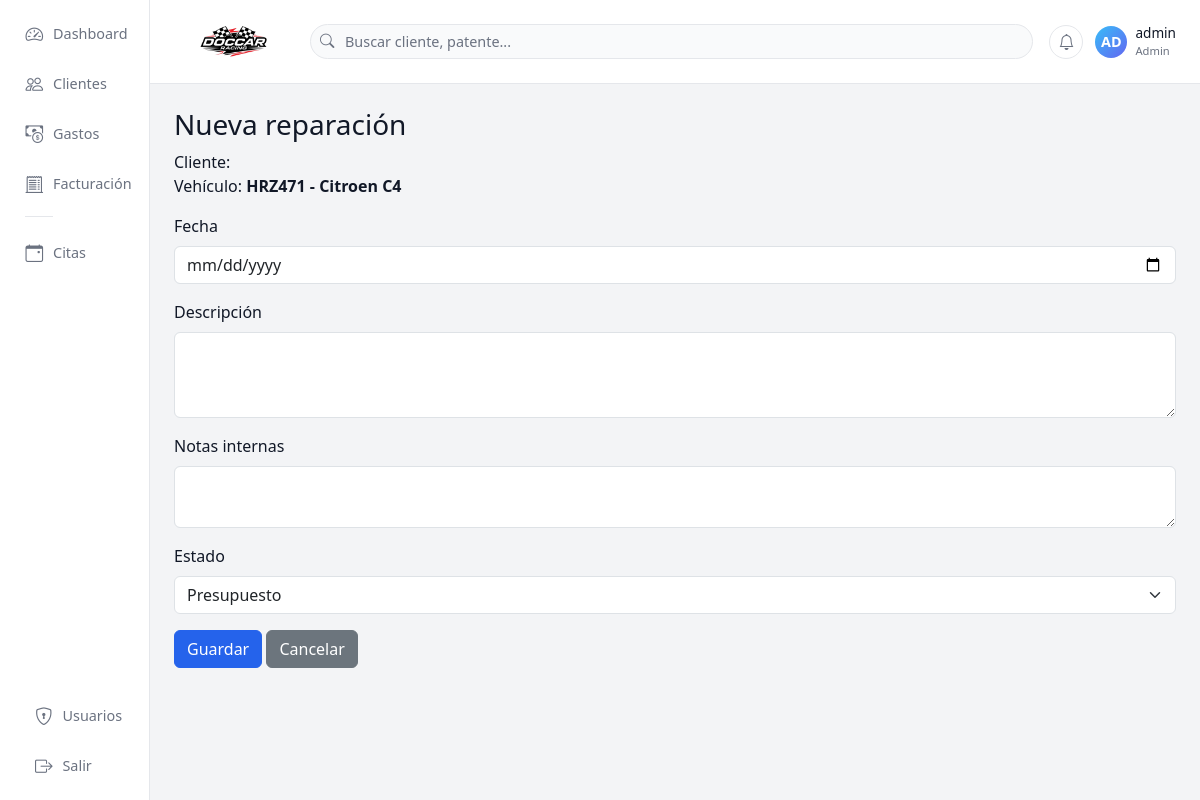
The page /vehiculos/1/reparaciones/nueva (signed in) on the database its author committed.
### tables this page shows
CREATE TABLE vehiculos (
        id INTEGER PRIMARY KEY AUTOINCREMENT,
        cliente_id INTEGER,
        patente TEXT,
        marca TEXT,
        modelo TEXT,
        anio TEXT,
        km TEXT,
        notas TEXT,
        FOREIGN KEY(cliente_id) REFERENCES clientes(id)
    );

### app.py (the view, shortened to what this page needs)
@app.route("/vehiculos/<int:vehiculo_id>/reparaciones/nueva", methods=["GET", "POST"])
@login_required
def reparacion_nueva(vehiculo_id):
    con = get_con()
    cur = con.cursor()
    cur.execute("SELECT * FROM vehiculos WHERE id=?", (vehiculo_id,))
    vehiculo = cur.fetchone()
    if not vehiculo:
        con.close()
        return redirect(url_for("clientes"))
    cliente_id = vehiculo["cliente_id"]
    cur.execute("SELECT * FROM clientes WHERE id=?", (cliente_id,))
    cliente = cur.fetchone()
    con.close()
    return render_template("reparacion_form.html", cliente=cliente, vehiculo=vehiculo, estados=ESTADOS)

### app.py (called while the page is built)
def get_con():
    con = sqlite3.connect(DB_NAME)
    con.row_factory = sqlite3.Row
    return con

def login_required(f):
    @wraps(f)
    def wrapper(*args, **kwargs):
        if "user_id" not in session:
            return redirect(url_for("login"))
        return f(*args, **kwargs)
    return wrapper

### templates/reparacion_form.html
{% extends "base.html" %}
{% block contenido %}
<h3>
    {% if reparacion %}
        Editar reparación
    {% else %}
        Nueva reparación
    {% endif %}
</h3>
<p>
    Cliente: <strong>{{ cliente.nombre }} {{ cliente.apellido }}</strong><br>
    Vehículo: <strong>{{ vehiculo.patente }} - {{ vehiculo.marca }} {{ vehiculo.modelo }}</strong>
</p>
{% if reparacion %}
    {% set estado_actual = reparacion.estado %}
{% else %}
    {% set estado_actual = "Presupuesto" %}
{% endif %}
<form method="POST">
    <div class="mb-3">
        <label class="form-label">Fecha</label>
        <input
            type="date"
            class="form-control"
            name="fecha"
            value="{{ reparacion.fecha if reparacion else '' }}"
            required
        >
    </div>
    <div class="mb-3">
        <label class="form-label">Descripción</label>
        <textarea
            class="form-control"
            name="descripcion"
            rows="3"
        >{{ reparacion.descripcion if reparacion else '' }}</textarea>
    </div>
    <div class="mb-3">
        <label class="form-label">Notas internas</label>
        <textarea
            class="form-control"
            name="notas"
            rows="2"
        >{{ reparacion.notas if reparacion else '' }}</textarea>
    </div>
    <div class="mb-3">
        <label class="form-label">Estado</label>
        <select name="estado" class="form-select">
            {% for e in estados %}
                <option value="{{ e }}"
                    {% if estado_actual == e %}selected{% endif %}>
                    {{ e }}
                </option>
            {% endfor %}
        </select>
    </div>
    <button class="btn btn-primary">Guardar</button>
    <a href="{{ url_for('reparaciones_vehiculo', vehiculo_id=vehiculo.id) }}"
       class="btn btn-secondary">
        Cancelar
    </a>
</form>
{% endblock %}

### templates/base.html (style rules this page uses)
:root { --bg-app: #f3f4f6; --bg-sidebar: #ffffff; --bg-topbar: #ffffff; --bg-card: #ffffff; --border-soft: #e5e7eb; --text-main: #111827; --text-muted: #6b7280; --primary: #2563eb; --success: #16a34a; --danger: #dc2626; }
* { box-sizing: border-box; }
body { margin: 0; min-height: 100vh; background: var(--bg-app); color: var(--text-main); font-family: system-ui, -apple-system, BlinkMacSystemFont, "Segoe UI", sans-serif; }
a { text-decoration: none; color: inherit; }
.btn-primary { background-color: var(--primary); border-color: var(--primary); }

### rows shown on the page
vehiculos: patente "HRZ471", marca "Citroen", modelo "C4"

### other values the page prints
{{ uname[:2].upper() }} "AD"
{{ session.get("username", "Usuario") }} "admin"
{{ session.get("rol", "operador")|capitalize }} "Admin"
form field estado "Presupuesto"
